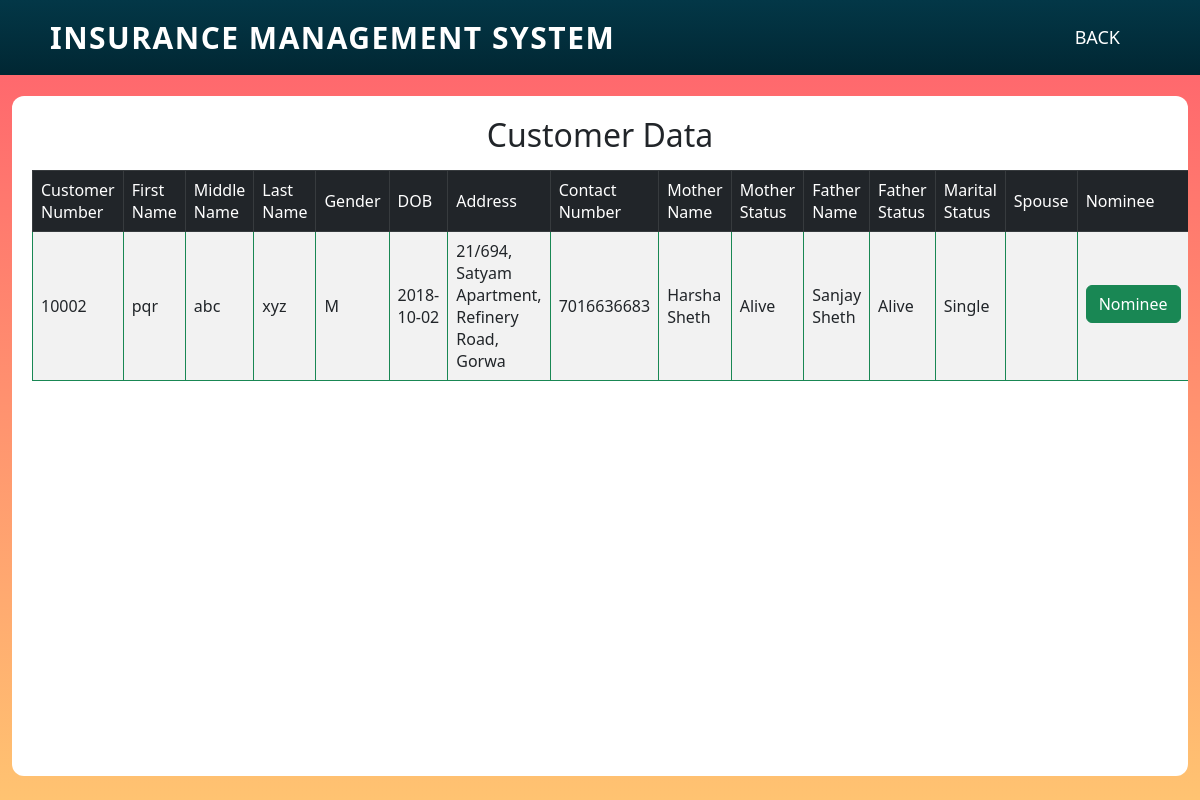
Before: /client/modified.php (signed in) with the older database file.
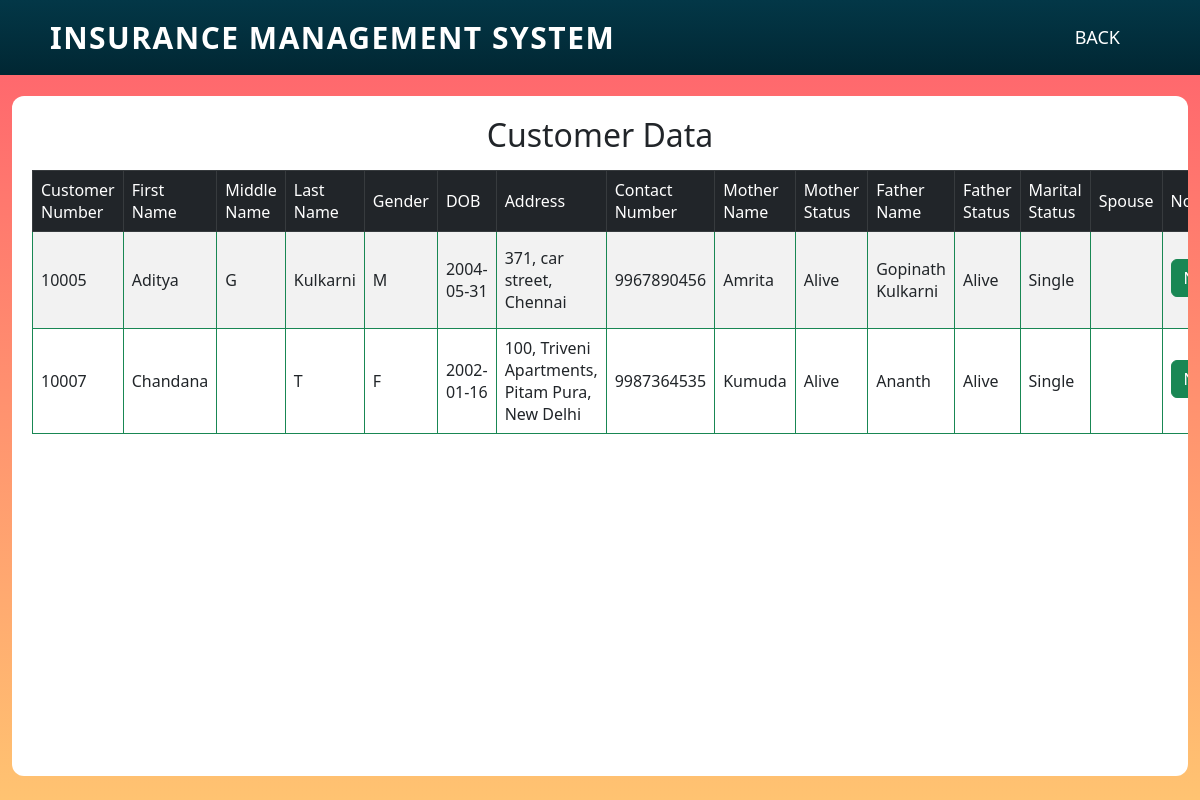
After: the same page with the newer database file.
### tables this page shows
CREATE TABLE `customer` (
  `customerID` bigint(10) NOT NULL,
  `First_Name` varchar(50) NOT NULL,
  `Middle_Name` varchar(50) DEFAULT NULL,
  `Last_Name` varchar(50) NOT NULL,
  `Gender` char(1) NOT NULL,
  `DOB` date NOT NULL,
  `Address` varchar(70) NOT NULL,
  `contactNumber` bigint(10) NOT NULL,
  `Mother_Name` varchar(150) NOT NULL,
  `Mother_Status` varchar(10) NOT NULL,
  `Father_Name` varchar(150) NOT NULL,
  `Father_Status` varchar(10) NOT NULL,
  `Marital_status` char(1) NOT NULL,
  `Spouse` varchar(150) DEFAULT NULL
);

### client/modified.php (the view, shortened to what this page needs)
<?php
require "../connection.php";
$sql = "select * from customer";
$result = mysqli_query($conn,$sql);
?>
<html>
	<head>
		<link rel="stylesheet" href="../css/bootstrap.css">
		<link rel="stylesheet" href="../style/login.css">
	</head>
    <body>
	<nav>
		<div class="logo">
			<p>Insurance Management System</p>
		</div>
		<ul>
			<li><a href="../login.php">Back</a></li>
		</ul>
	</nav>
	<div class="container-fluid" style="padding-top: 12vh;">
	<div class="login" style="width:100%; height:85%; overflow-y: scroll;">
		<h2 class="text-center mb-3">Customer Data</h2>
		<table class="table table-bordered border-success table-striped table-hover align-middle">
			<thead class="table-dark align-middle">
				<tr>
					<td>Customer Number</td>
					<td>First Name</td>
					<td>Middle Name</td>
					<td>Last Name</td>
					<td>Gender</td>
					<td>DOB</td>
					<td>Address</td>
					<td>Contact Number</td>
					<td>Mother Name</td>
					<td>Mother Status</td>
					<td>Father Name</td>
					<td>Father Status</td>
					<td>Marital Status</td>
					<td>Spouse</td>
					<td>Nominee</td>
            	</tr>
			</thead>
			<tbody>
				<?php
	while($row = mysqli_fetch_object($result)){
		?>
		<tr>
				<td>
					<?php echo $row->customerID;?>
				</td>
				<td>
					<?php echo $row->First_Name;?>
				</td>
				<td>
					<?php echo $row->Middle_Name;?>
				</td>
				<td>
					<?php echo $row->Last_Name;?>
				</td>
				<td>
					<?php echo $row->Gender;?>
				</td>
				<td>
					<?php echo $row->DOB;?>
				</td>
				<td>
					<?php echo $row->Address;?>
				</td>
				<td>
					<?php echo $row->contactNumber;?>
				</td>
				<td>
					<?php echo $row->Mother_Name;?>
				</td>
				<td>
					<?php if($row->Mother_Status == 'A')
							echo "Alive";
						  else
						  echo "Dead";?>
				</td>
				<td>
					<?php echo $row->Father_Name;?>
				</td>
				<td>
					<?php if($row->Father_Status == 'A')
							echo "Alive";
							else
							echo "Dead";?>
				</td>
				<td>
					<?php if($row->Marital_status == 'S')
							echo "Single";
							else
							echo "Married";?>
				</td>
				<td>
				</td>
				<td><a class="btn btn-success w-100 mb-1" href="../nominee/modified.php?nomid=<?php echo $row->customerID;?>" >Nominee</a></td>
			</tr>
		<?php } ?>
	</tbody>
        </table>
		</div>
		</div>
    </body>
	</html>

Changed rows visible on the page:
removed customer: customerID "10002", First_Name "pqr", Middle_Name "abc", Last_Name "xyz", Gender "M", DOB "2018-10-02", Address "21/694, Satyam Apartment, Refinery Road, Gorwa", contactNumber "7016636683", Mother_Name "Harsha Sheth", Mother_Status "Alive", Father_Name "Sanjay Sheth", Father_Status "Alive", Marital_status "Single"
added customer: customerID "10005", First_Name "Aditya", Middle_Name "G", Last_Name "Kulkarni", Gender "M", DOB "2004-05-31", Address "371, car street, Chennai", contactNumber "9967890456", Mother_Name "Amrita", Mother_Status "Alive", Father_Name "Gopinath Kulkarni", Father_Status "Alive", Marital_status "Single"
added customer: customerID "10007", First_Name "Chandana", Last_Name "T", Gender "F", DOB "2002-01-16", Address "100, Triveni Apartments, Pitam Pura, New Delhi", contactNumber "9987364535", Mother_Name "Kumuda", Mother_Status "Alive", Father_Name "Ananth", Father_Status "Alive", Marital_status "Single"
